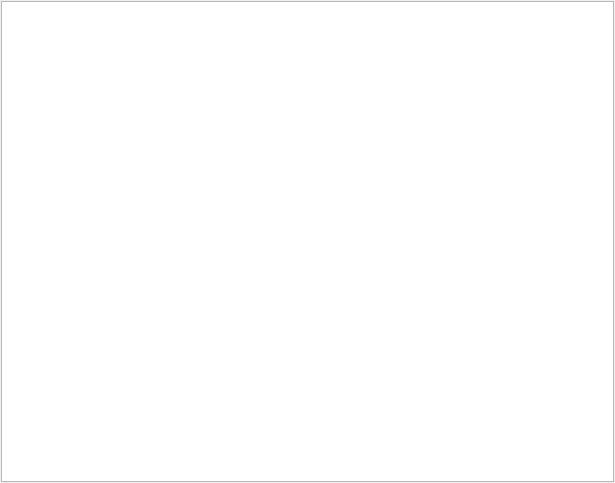
<?xml version="1.0" encoding="UTF-8"?>
<ui version="4.0">
 <class>CommunicationDeviceWin</class>
 <widget class="QWidget" name="CommunicationDeviceWin">
  <property name="geometry">
   <rect>
    <x>0</x>
    <y>0</y>
    <width>615</width>
    <height>483</height>
   </rect>
  </property>
  <property name="windowTitle">
   <string>Form</string>
  </property>
  <layout class="QVBoxLayout" name="verticalLayout">
   <property name="spacing">
    <number>1</number>
   </property>
   <property name="leftMargin">
    <number>1</number>
   </property>
   <property name="topMargin">
    <number>1</number>
   </property>
   <property name="rightMargin">
    <number>1</number>
   </property>
   <property name="bottomMargin">
    <number>1</number>
   </property>
   <item>
    <widget class="QListView" name="listViewCommunicationDevice">
     <property name="font">
      <font>
       <pointsize>10</pointsize>
      </font>
     </property>
     <property name="wordWrap">
      <bool>true</bool>
     </property>
    </widget>
   </item>
  </layout>
 </widget>
 <resources/>
 <connections/>
</ui>
